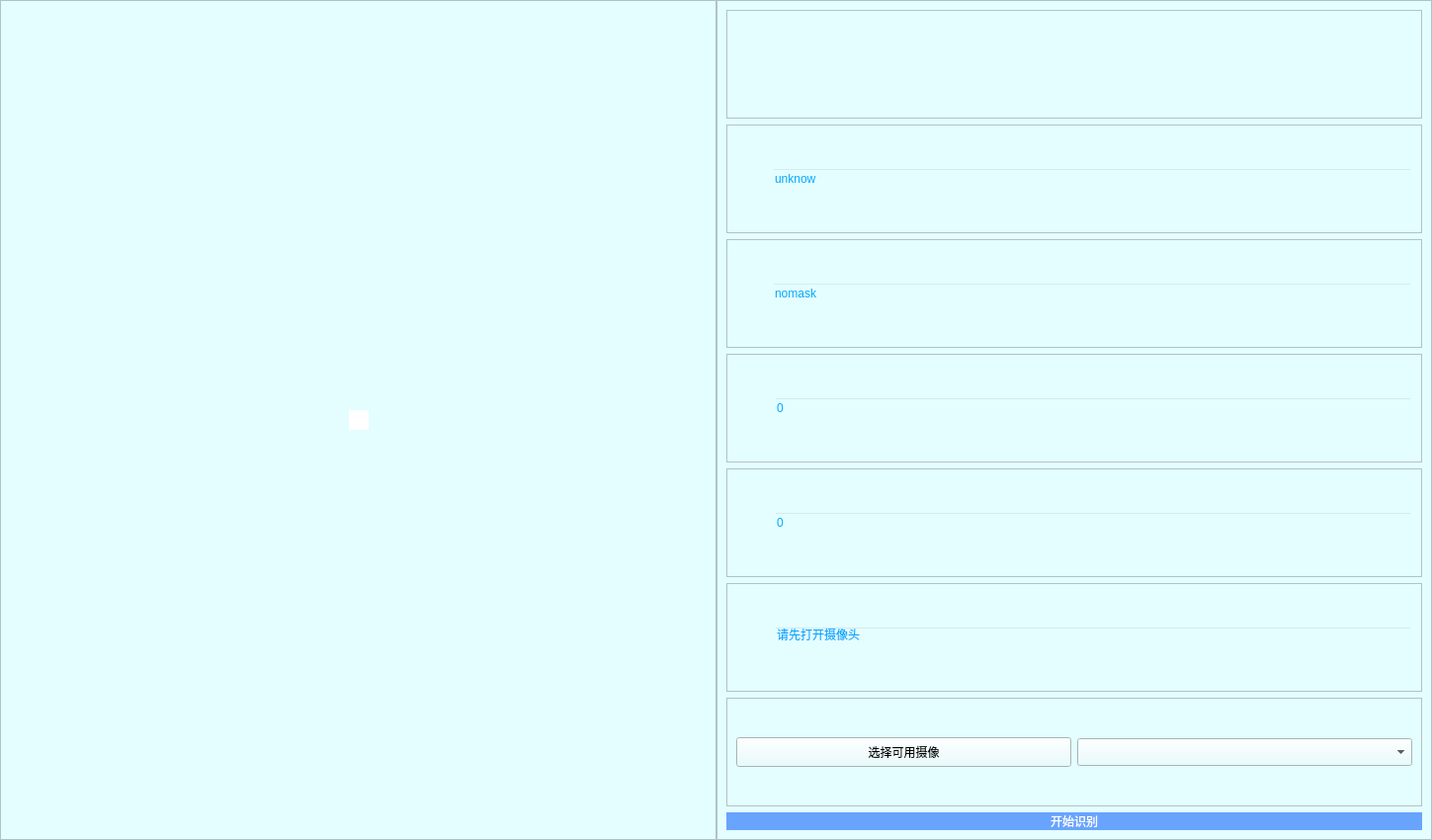
<?xml version="1.0" encoding="UTF-8"?>
<ui version="4.0">
 <class>MainWindow</class>
 <widget class="QMainWindow" name="MainWindow">
  <property name="geometry">
   <rect>
    <x>0</x>
    <y>0</y>
    <width>1449</width>
    <height>850</height>
   </rect>
  </property>
  <property name="windowTitle">
   <string>人脸识别</string>
  </property>
  <property name="styleSheet">
   <string notr="true">background-color: rgb(228, 253, 255);</string>
  </property>
  <widget class="QWidget" name="centralwidget">
   <layout class="QGridLayout" name="gridLayout_2">
    <property name="leftMargin">
     <number>0</number>
    </property>
    <property name="topMargin">
     <number>0</number>
    </property>
    <property name="rightMargin">
     <number>0</number>
    </property>
    <property name="bottomMargin">
     <number>0</number>
    </property>
    <property name="spacing">
     <number>0</number>
    </property>
    <item row="0" column="0">
     <layout class="QHBoxLayout" name="horizontalLayout">
      <item>
       <widget class="QFrame" name="frame">
        <property name="styleSheet">
         <string notr="true"/>
        </property>
        <property name="frameShape">
         <enum>QFrame::StyledPanel</enum>
        </property>
        <property name="frameShadow">
         <enum>QFrame::Raised</enum>
        </property>
        <layout class="QGridLayout" name="gridLayout">
         <item row="1" column="2">
          <spacer name="horizontalSpacer_2">
           <property name="orientation">
            <enum>Qt::Horizontal</enum>
           </property>
           <property name="sizeHint" stdset="0">
            <size>
             <width>200</width>
             <height>20</height>
            </size>
           </property>
          </spacer>
         </item>
         <item row="1" column="0">
          <spacer name="horizontalSpacer">
           <property name="orientation">
            <enum>Qt::Horizontal</enum>
           </property>
           <property name="sizeHint" stdset="0">
            <size>
             <width>200</width>
             <height>20</height>
            </size>
           </property>
          </spacer>
         </item>
         <item row="2" column="1">
          <spacer name="verticalSpacer">
           <property name="orientation">
            <enum>Qt::Vertical</enum>
           </property>
           <property name="sizeHint" stdset="0">
            <size>
             <width>20</width>
             <height>40</height>
            </size>
           </property>
          </spacer>
         </item>
         <item row="1" column="1">
          <widget class="QLabel" name="cameraLabel">
           <property name="styleSheet">
            <string notr="true">background-color: rgb(255, 255, 255);</string>
           </property>
           <property name="text">
            <string/>
           </property>
           <property name="pixmap">
            <pixmap>img/camera_label.jpg</pixmap>
           </property>
          </widget>
         </item>
         <item row="0" column="1">
          <spacer name="verticalSpacer_2">
           <property name="orientation">
            <enum>Qt::Vertical</enum>
           </property>
           <property name="sizeHint" stdset="0">
            <size>
             <width>20</width>
             <height>40</height>
            </size>
           </property>
          </spacer>
         </item>
        </layout>
       </widget>
      </item>
      <item>
       <widget class="QFrame" name="frame_2">
        <property name="styleSheet">
         <string notr="true"/>
        </property>
        <property name="frameShape">
         <enum>QFrame::StyledPanel</enum>
        </property>
        <property name="frameShadow">
         <enum>QFrame::Raised</enum>
        </property>
        <layout class="QVBoxLayout" name="verticalLayout">
         <item>
          <widget class="QFrame" name="frame_8">
           <property name="frameShape">
            <enum>QFrame::StyledPanel</enum>
           </property>
           <property name="frameShadow">
            <enum>QFrame::Raised</enum>
           </property>
           <layout class="QGridLayout" name="gridLayout_3">
            <item row="0" column="0">
             <widget class="QLabel" name="personX">
              <property name="sizePolicy">
               <sizepolicy hsizetype="Fixed" vsizetype="Fixed">
                <horstretch>0</horstretch>
                <verstretch>0</verstretch>
               </sizepolicy>
              </property>
              <property name="text">
               <string/>
              </property>
              <property name="pixmap">
               <pixmap>img/qql.jpg</pixmap>
              </property>
             </widget>
            </item>
           </layout>
          </widget>
         </item>
         <item>
          <widget class="QFrame" name="frame_3">
           <property name="styleSheet">
            <string notr="true"/>
           </property>
           <property name="frameShape">
            <enum>QFrame::StyledPanel</enum>
           </property>
           <property name="frameShadow">
            <enum>QFrame::Raised</enum>
           </property>
           <layout class="QGridLayout" name="gridLayout_4">
            <item row="0" column="0">
             <widget class="QPushButton" name="namepic">
              <property name="maximumSize">
               <size>
                <width>30</width>
                <height>30</height>
               </size>
              </property>
              <property name="styleSheet">
               <string notr="true">border:none</string>
              </property>
              <property name="text">
               <string/>
              </property>
              <property name="icon">
               <iconset>
                <normaloff>img/uname.png</normaloff>img/uname.png</iconset>
              </property>
              <property name="iconSize">
               <size>
                <width>30</width>
                <height>30</height>
               </size>
              </property>
             </widget>
            </item>
            <item row="0" column="1">
             <widget class="QLineEdit" name="name">
              <property name="styleSheet">
               <string notr="true">font: 15pt &quot;Adobe Devanagari&quot;;
background-color: transparent;
border-color: rgb(0, 170, 255);
color:rgb(0, 170, 255);</string>
              </property>
              <property name="text">
               <string>unknow</string>
              </property>
             </widget>
            </item>
           </layout>
          </widget>
         </item>
         <item>
          <widget class="QFrame" name="frame_4">
           <property name="styleSheet">
            <string notr="true"/>
           </property>
           <property name="frameShape">
            <enum>QFrame::StyledPanel</enum>
           </property>
           <property name="frameShadow">
            <enum>QFrame::Raised</enum>
           </property>
           <layout class="QHBoxLayout" name="horizontalLayout_4">
            <item>
             <widget class="QPushButton" name="maskpic">
              <property name="maximumSize">
               <size>
                <width>30</width>
                <height>30</height>
               </size>
              </property>
              <property name="styleSheet">
               <string notr="true">border:none</string>
              </property>
              <property name="text">
               <string/>
              </property>
              <property name="icon">
               <iconset>
                <normaloff>img/mask.png</normaloff>img/mask.png</iconset>
              </property>
              <property name="iconSize">
               <size>
                <width>30</width>
                <height>30</height>
               </size>
              </property>
             </widget>
            </item>
            <item>
             <widget class="QLineEdit" name="maskMark">
              <property name="styleSheet">
               <string notr="true">font: 15pt &quot;Adobe Devanagari&quot;;
background-color: transparent;
border-color: rgb(0, 170, 255);
color:rgb(0, 170, 255);</string>
              </property>
              <property name="text">
               <string>nomask</string>
              </property>
             </widget>
            </item>
           </layout>
          </widget>
         </item>
         <item>
          <widget class="QFrame" name="frame_5">
           <property name="styleSheet">
            <string notr="true"/>
           </property>
           <property name="frameShape">
            <enum>QFrame::StyledPanel</enum>
           </property>
           <property name="frameShadow">
            <enum>QFrame::Raised</enum>
           </property>
           <layout class="QHBoxLayout" name="horizontalLayout_5">
            <item>
             <widget class="QPushButton" name="numberpic">
              <property name="styleSheet">
               <string notr="true">border:none;</string>
              </property>
              <property name="text">
               <string/>
              </property>
              <property name="icon">
               <iconset>
                <normaloff>img/reg_user.png</normaloff>img/reg_user.png</iconset>
              </property>
              <property name="iconSize">
               <size>
                <width>30</width>
                <height>30</height>
               </size>
              </property>
             </widget>
            </item>
            <item>
             <widget class="QLineEdit" name="personNumber">
              <property name="styleSheet">
               <string notr="true">font: 15pt &quot;Adobe Devanagari&quot;;
background-color: transparent;
border-color: rgb(0, 170, 255);
color:rgb(0, 170, 255);</string>
              </property>
              <property name="text">
               <string>0</string>
              </property>
             </widget>
            </item>
           </layout>
          </widget>
         </item>
         <item>
          <widget class="QFrame" name="frame_6">
           <property name="styleSheet">
            <string notr="true"/>
           </property>
           <property name="frameShape">
            <enum>QFrame::StyledPanel</enum>
           </property>
           <property name="frameShadow">
            <enum>QFrame::Raised</enum>
           </property>
           <layout class="QHBoxLayout" name="horizontalLayout_6">
            <item>
             <widget class="QPushButton" name="fpspic">
              <property name="styleSheet">
               <string notr="true">border:none;</string>
              </property>
              <property name="text">
               <string/>
              </property>
              <property name="icon">
               <iconset>
                <normaloff>img/frame.png</normaloff>img/frame.png</iconset>
              </property>
              <property name="iconSize">
               <size>
                <width>30</width>
                <height>30</height>
               </size>
              </property>
             </widget>
            </item>
            <item>
             <widget class="QLineEdit" name="fps">
              <property name="styleSheet">
               <string notr="true">font: 15pt &quot;Adobe Devanagari&quot;;
background-color: transparent;
border-color: rgb(0, 170, 255);
color:rgb(0, 170, 255);</string>
              </property>
              <property name="text">
               <string>0</string>
              </property>
             </widget>
            </item>
           </layout>
          </widget>
         </item>
         <item>
          <widget class="QFrame" name="frame_7">
           <property name="styleSheet">
            <string notr="true"/>
           </property>
           <property name="frameShape">
            <enum>QFrame::StyledPanel</enum>
           </property>
           <property name="frameShadow">
            <enum>QFrame::Raised</enum>
           </property>
           <layout class="QHBoxLayout" name="horizontalLayout_7">
            <item>
             <widget class="QPushButton" name="logpic">
              <property name="styleSheet">
               <string notr="true">border:none;</string>
              </property>
              <property name="text">
               <string/>
              </property>
              <property name="icon">
               <iconset>
                <normaloff>img/log.png</normaloff>img/log.png</iconset>
              </property>
              <property name="iconSize">
               <size>
                <width>30</width>
                <height>30</height>
               </size>
              </property>
             </widget>
            </item>
            <item>
             <widget class="QLineEdit" name="log">
              <property name="styleSheet">
               <string notr="true">background-color: transparent;
border-color: rgb(0, 170, 255);
color:rgb(0, 170, 255);</string>
              </property>
              <property name="text">
               <string>请先打开摄像头</string>
              </property>
             </widget>
            </item>
           </layout>
          </widget>
         </item>
         <item>
          <widget class="QFrame" name="frame_9">
           <property name="frameShape">
            <enum>QFrame::StyledPanel</enum>
           </property>
           <property name="frameShadow">
            <enum>QFrame::Raised</enum>
           </property>
           <layout class="QGridLayout" name="gridLayout_5">
            <item row="0" column="0">
             <widget class="QPushButton" name="select_camera">
              <property name="styleSheet">
               <string notr="true">padding:5px;</string>
              </property>
              <property name="text">
               <string>选择可用摄像</string>
              </property>
              <property name="icon">
               <iconset>
                <normaloff>img/vedio.png</normaloff>img/vedio.png</iconset>
              </property>
             </widget>
            </item>
            <item row="0" column="1">
             <widget class="QComboBox" name="cameraList">
              <property name="styleSheet">
               <string notr="true">padding:5px;</string>
              </property>
             </widget>
            </item>
           </layout>
          </widget>
         </item>
         <item>
          <widget class="QPushButton" name="begin_btn">
           <property name="styleSheet">
            <string notr="true">background-color: rgb(104, 164, 253);
color: rgb(255, 255, 255);
font: 87 14pt &quot;Arial Black&quot;;
border-radius:10px;</string>
           </property>
           <property name="text">
            <string>开始识别</string>
           </property>
           <property name="icon">
            <iconset>
             <normaloff>img/begin_run.png</normaloff>img/begin_run.png</iconset>
           </property>
           <property name="iconSize">
            <size>
             <width>40</width>
             <height>40</height>
            </size>
           </property>
          </widget>
         </item>
        </layout>
       </widget>
      </item>
     </layout>
    </item>
   </layout>
  </widget>
 </widget>
 <resources/>
 <connections/>
</ui>
